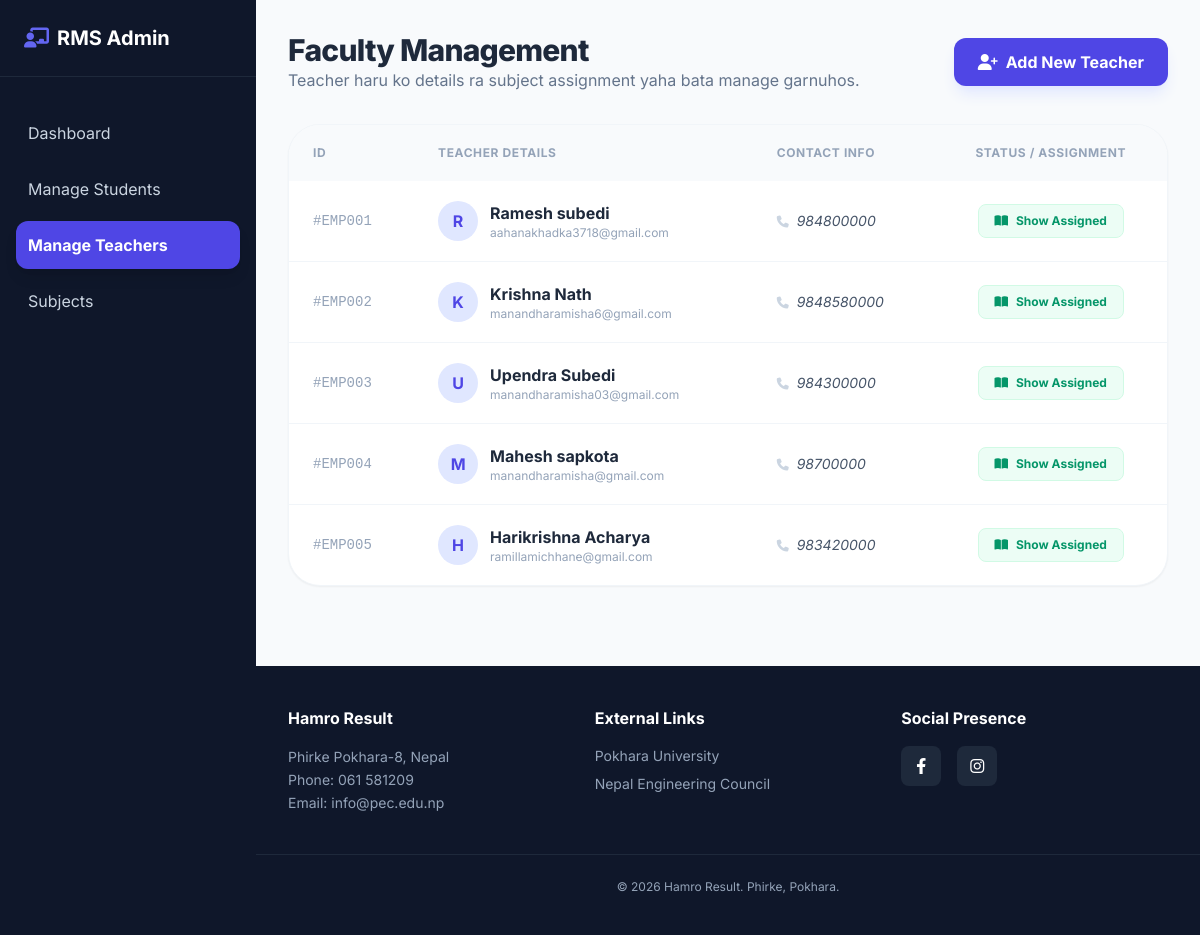
The page /manage_teachers.php (signed in) on the database its author committed.
### tables this page shows
CREATE TABLE `teachers` (
  `id` int NOT NULL AUTO_INCREMENT,
  `full_name` varchar(100) NOT NULL,
  `email` varchar(100) NOT NULL,
  `password` varchar(255) NOT NULL,
  `employee_id` varchar(50) NOT NULL,
  `department` varchar(100) DEFAULT NULL,
  `contact` varchar(20) DEFAULT NULL,
  `profile_pic` varchar(255) DEFAULT NULL,
  `is_hod` tinyint(1) DEFAULT '0',
  `is_verified` tinyint(1) DEFAULT '0',
  `otp` varchar(6) DEFAULT NULL,
  `otp_expiry` datetime DEFAULT NULL,
  `created_at` timestamp NULL DEFAULT CURRENT_TIMESTAMP,
  `is_logged_in` tinyint(1) DEFAULT '0',
  PRIMARY KEY (`id`),
  UNIQUE KEY `email` (`email`),
  UNIQUE KEY `employee_id` (`employee_id`)
);

### manage_teachers.php (the view, shortened to what this page needs)
<?php
require 'db_config.php';
$teachers = $conn->query("SELECT id, full_name, email, employee_id, contact FROM teachers ORDER BY employee_id ASC");
?>
<!DOCTYPE html>
<html lang="en">
<head>
    <script src="https://cdn.tailwindcss.com"></script>
    <link rel="stylesheet" href="https://cdnjs.cloudflare.com/ajax/libs/font-awesome/6.4.0/css/all.min.css">
</head>
<body class="bg-slate-50 min-h-screen">
<div class="flex">
    <aside class="w-64 bg-slate-900 text-slate-300 min-h-screen hidden lg:block fixed">
        <div class="p-6 border-b border-slate-800 text-white font-bold text-xl flex items-center gap-2">
            <i class="fa-solid fa-chalkboard-user text-indigo-500"></i> RMS Admin
        </div>
        <nav class="p-4 space-y-2 mt-4">
            <a href="admin_dashboard.php" class="block p-3 rounded-xl hover:bg-slate-800 transition">Dashboard</a>
            <a href="manage_students.php" class="block p-3 rounded-xl hover:bg-slate-800 transition">Manage Students</a>
            <a href="manage_teachers.php" class="block p-3 rounded-xl bg-indigo-600 text-white shadow-lg font-bold">Manage Teachers</a>
            <a href="manage_subjects.php" class="block p-3 rounded-xl hover:bg-slate-800 transition">Subjects</a>
        </nav>
    </aside>
    <main class="flex-1 lg:ml-64 p-8 pb-20">
        <div class="max-w-6xl mx-auto">
            <div class="flex flex-col md:flex-row justify-between items-start md:items-center mb-8 gap-4">
                <div>
                    <h2 class="text-3xl font-extrabold text-slate-800 tracking-tight">Faculty Management</h2>
                    <p class="text-slate-500">Teacher haru ko details ra subject assignment yaha bata manage garnuhos.</p>
                </div>
                <a href="add_teacher.php" class="bg-indigo-600 hover:bg-indigo-700 text-white px-6 py-3 rounded-xl font-bold transition flex items-center gap-2 shadow-lg shadow-indigo-100">
                    <i class="fa-solid fa-user-plus"></i> Add New Teacher
                </a>
            </div>
            <div class="bg-white rounded-[2rem] shadow-sm border border-slate-100 overflow-hidden">
                <table class="w-full text-left">
                    <thead>
                        <tr class="bg-slate-50 text-slate-400 text-xs font-bold uppercase tracking-wider">
                            <th class="py-5 px-6">ID</th>
                            <th class="py-5 px-6">Teacher Details</th>
                            <th class="py-5 px-6">Contact Info</th>
                            <th class="py-5 px-6 text-center">Status / Assignment</th>
                        </tr>
                    </thead>
                    <tbody class="divide-y divide-slate-100">
                        <?php
                        while ($t = $teachers->fetch_assoc()):
                            $tid = $t['id'];
                            $assign_check = $conn->query("SELECT id FROM teacher_subjects WHERE teacher_id = $tid LIMIT 1");
                            $has_subjects = ($assign_check && $assign_check->num_rows > 0);
                        ?>
                        <tr class="hover:bg-slate-50/50 transition-colors">
                            <td class="py-5 px-6 font-mono text-sm text-slate-400">#<?= htmlspecialchars($t['employee_id']) ?></td>
                            <td class="py-5 px-6">
                                <div class="flex items-center gap-3">
                                    <div class="h-10 w-10 bg-indigo-100 text-indigo-600 rounded-full flex items-center justify-center font-bold">
                                        <?= strtoupper(substr($t['full_name'], 0, 1)) ?>
                                    </div>
                                    <div class="flex flex-col">
                                        <span class="font-bold text-slate-800"><?= htmlspecialchars($t['full_name']) ?></span>
                                        <span class="text-xs text-slate-400"><?= htmlspecialchars($t['email']) ?></span>
                                    </div>
                                </div>
                            </td>
                            <td class="py-5 px-6 text-slate-600 text-sm italic">
                                <i class="fa-solid fa-phone text-xs mr-1 text-slate-300"></i> <?= htmlspecialchars($t['contact']) ?>
                            </td>
                            <td class="py-5 px-6">
                                <div class="flex justify-center">
                                    <?php if ($has_subjects): ?>
                                        <a href="assigned_subjects.php?teacher_id=<?= $tid ?>" class="flex items-center gap-2 bg-emerald-50 text-emerald-600 px-4 py-2 rounded-lg text-xs font-bold border border-emerald-100 hover:bg-emerald-600 hover:text-white transition-all">
                                            <i class="fa-solid fa-book-open"></i> Show Assigned
                                        </a>
                                    <?php else: ?>
                                        <a href="assign_subject.php?teacher_id=<?= $tid ?>" class="flex items-center gap-2 bg-indigo-50 text-indigo-600 px-4 py-2 rounded-lg text-xs font-bold border border-indigo-100 hover:bg-indigo-600 hover:text-white transition-all">
                                            <i class="fa-solid fa-plus-circle"></i> Assign Subject
                                        </a>
                                    <?php endif; ?>
                                </div>
                            </td>
                        </tr>
                        <?php endwhile; ?>
                    </tbody>
                </table>
            </div>
        </div>
    </main>
</div>
<footer class="lg:ml-64 bg-slate-900 text-slate-400 py-10">
    <div class="max-w-6xl mx-auto px-8 grid grid-cols-1 md:grid-cols-3 gap-10">
        <div>
            <h5 class="text-white font-bold mb-4">Hamro Result</h5>
            <p class="text-sm leading-relaxed">Phirke Pokhara-8, Nepal<br>Phone: 061 581209<br>Email: info@pec.edu.np</p>
        </div>
        <div>
            <h5 class="text-white font-bold mb-4">External Links</h5>
            <div class="grid grid-cols-1 gap-2 text-sm">
                <a href="https://pu.edu.np/" class="hover:text-indigo-400">Pokhara University</a>
                <a href="https://nec.gov.np/" class="hover:text-indigo-400">Nepal Engineering Council</a>
            </div>
        </div>
        <div class="text-md-right">
            <h5 class="text-white font-bold mb-4">Social Presence</h5>
            <div class="flex gap-4">
                <a href="https://facebook.com/PECPoU" class="h-10 w-10 bg-slate-800 rounded-lg flex items-center justify-center hover:bg-indigo-600 transition"><i class="fa-brands fa-facebook-f text-white"></i></a>
                <a href="https://instagram.com/pec.pkr/" class="h-10 w-10 bg-slate-800 rounded-lg flex items-center justify-center hover:bg-rose-600 transition"><i class="fa-brands fa-instagram text-white"></i></a>
            </div>
        </div>
    </div>
    <div class="text-center mt-10 pt-6 border-t border-slate-800 text-xs">
        &copy; 2026 Hamro Result. Phirke, Pokhara.
    </div>
</footer>
</body>
</html>

### manage_teachers.php (style rules this page uses)
body { font-family: 'Inter', sans-serif; }

### rows shown on the page
teachers: employee "EMP001", full_name "R", full_name "Ramesh subedi", email "aahanakhadka3718@gmail.com", contact "984800000"
teachers: employee "EMP002", full_name "K", full_name "Krishna Nath", email "manandharamisha6@gmail.com", contact "9848580000"
teachers: employee "EMP003", full_name "U", full_name "Upendra Subedi", email "manandharamisha03@gmail.com", contact "984300000"
teachers: employee "EMP004", full_name "M", full_name "Mahesh sapkota", email "manandharamisha@gmail.com", contact "98700000"
teachers: employee "EMP005", full_name "H", full_name "Harikrishna Acharya", email "ramillamichhane@gmail.com", contact "983420000"
